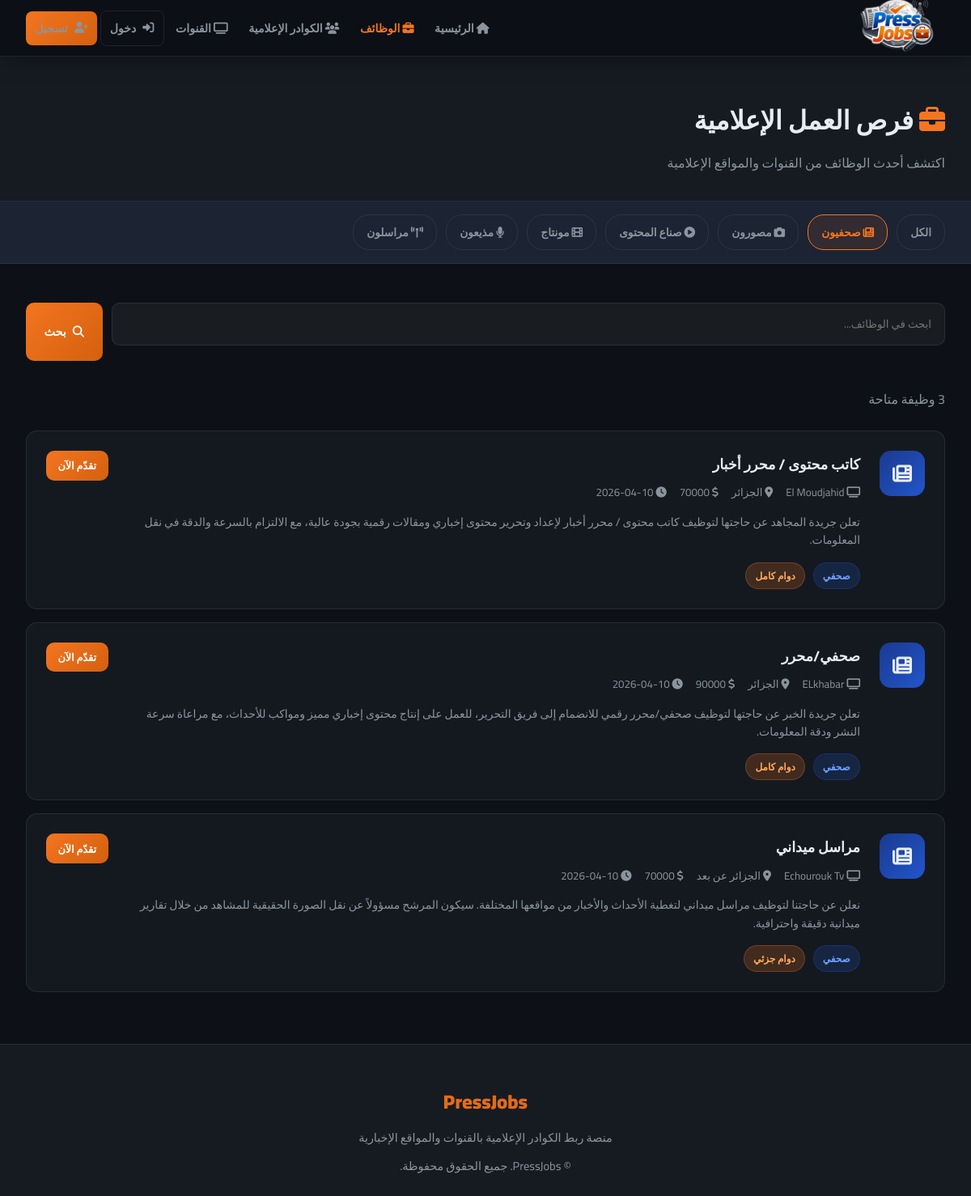
/jobs?category=journalist, run on the app's committed database.
### tables this page shows
CREATE TABLE jobs (
        id INTEGER PRIMARY KEY AUTOINCREMENT,
        channel_id INTEGER NOT NULL,
        title TEXT NOT NULL,
        description TEXT NOT NULL,
        category TEXT NOT NULL,
        location TEXT,
        job_type TEXT,
        salary TEXT,
        requirements TEXT,
        created_at TEXT DEFAULT CURRENT_TIMESTAMP,
        FOREIGN KEY(channel_id) REFERENCES users(id)
    );

CREATE TABLE users (
        id INTEGER PRIMARY KEY AUTOINCREMENT,
        name TEXT NOT NULL,
        email TEXT UNIQUE NOT NULL,
        password TEXT NOT NULL,
        account_type TEXT NOT NULL,
        bio TEXT,
        location TEXT,
        skills TEXT,
        education TEXT,
        experience TEXT,
        profile_image TEXT,
        created_at TEXT DEFAULT CURRENT_TIMESTAMP
    , last_name TEXT, gender TEXT, civil_status TEXT, specialty TEXT, years_experience TEXT, preferred_channels TEXT, extra_skills TEXT, cv_filename TEXT, intro_video TEXT, article_links TEXT, channel_type TEXT, cover_image TEXT, is_admin INTEGER DEFAULT 0);

### app.py (the view)
@app.route('/jobs')
def jobs():
    category = request.args.get('category', '')
    search   = request.args.get('search', '')
    conn = get_db()
    query = '''SELECT jobs.*, users.name as channel_name FROM jobs
               JOIN users ON jobs.channel_id = users.id WHERE 1=1'''
    params = []
    if category:
        query += ' AND jobs.category=?'
        params.append(category)
    if search:
        query += ' AND (jobs.title LIKE ? OR jobs.description LIKE ?)'
        params.extend([f'%{search}%', f'%{search}%'])
    query += ' ORDER BY jobs.created_at DESC'
    all_jobs = conn.execute(query, params).fetchall()
    conn.close()
    return render_template('jobs.html', jobs=all_jobs, category=category, search=search)

### app.py (called while the page is built)
def get_db():
    conn = sqlite3.connect(DB_PATH)
    conn.row_factory = sqlite3.Row
    return conn

### templates/jobs.html (shortened to what this page needs)
{% extends 'base.html' %}
{% block content %}
<div class="page-header">
    <div style="max-width:1200px;margin:0 auto">
        <h1><i class="fas fa-briefcase" style="color:var(--orange)"></i> فرص العمل الإعلامية</h1>
        <p>اكتشف أحدث الوظائف من القنوات والمواقع الإعلامية</p>
    </div>
</div>
<div class="filter-bar">
    <a href="/jobs" {% if not category %}class="active"{% endif %}>الكل</a>
    <a href="/jobs?category=journalist" {% if category=='journalist' %}class="active"{% endif %}><i class="fas fa-newspaper"></i> صحفيون</a>
    <a href="/jobs?category=photographer" {% if category=='photographer' %}class="active"{% endif %}><i class="fas fa-camera"></i> مصورون</a>
    <a href="/jobs?category=content" {% if category=='content' %}class="active"{% endif %}><i class="fas fa-play-circle"></i> صناع المحتوى</a>
    <a href="/jobs?category=editor" {% if category=='editor' %}class="active"{% endif %}><i class="fas fa-film"></i> مونتاج</a>
    <a href="/jobs?category=presenter" {% if category=='presenter' %}class="active"{% endif %}><i class="fas fa-microphone"></i> مذيعون</a>
    <a href="/jobs?category=reporter" {% if category=='reporter' %}class="active"{% endif %}><i class="fas fa-broadcast-tower"></i> مراسلون</a>
</div>
<div class="jobs-layout">
    <form class="search-form" method="get">
        <input class="form-group input" type="text" name="search" value="{{ search }}" placeholder="ابحث في الوظائف..." style="padding:0.8rem 1rem;background:rgba(255,255,255,0.05);border:1.5px solid var(--border);border-radius:10px;color:var(--text);font-family:inherit;outline:none">
        <button type="submit" class="btn btn-primary"><i class="fas fa-search"></i> بحث</button>
    </form>
    {% if jobs %}
    <p style="color:var(--text-muted);margin-bottom:1.5rem">{{ jobs|length }} وظيفة متاحة</p>
    {% for job in jobs %}
    <a href="/job/{{ job.id }}" class="job-list-card">
        <div class="jlc-icon"><i class="fas fa-{{ {'journalist':'newspaper','photographer':'camera','content':'play-circle','editor':'film','presenter':'microphone','reporter':'broadcast-tower'}.get(job.category, 'briefcase') }}"></i></div>
        <div class="jlc-body">
            <h3>{{ job.title }}</h3>
            <div class="jlc-meta">
                <span><i class="fas fa-tv"></i> {{ job.channel_name }}</span>
                {% if job.location %}<span><i class="fas fa-map-marker-alt"></i> {{ job.location }}</span>{% endif %}
                {% if job.salary %}<span><i class="fas fa-dollar-sign"></i> {{ job.salary }}</span>{% endif %}
                <span><i class="fas fa-clock"></i> {{ job.created_at[:10] }}</span>
            </div>
            <p class="jlc-excerpt">{{ job.description }}</p>
            <div class="jlc-footer">
                <span class="badge badge-blue">{{ {'journalist':'صحفي','photographer':'مصور','content':'صانع محتوى','editor':'مونتير','presenter':'مذيع','reporter':'مراسل'}.get(job.category, job.category) }}</span>
                {% if job.job_type %}<span class="badge badge-orange">{{ job.job_type }}</span>{% endif %}
            </div>
        </div>
        <span class="btn btn-primary btn-sm">تقدّم الآن</span>
    </a>
    {% endfor %}
    {% else %}
    <div class="empty-state">
        <i class="fas fa-briefcase"></i>
        <h3 style="margin-bottom:0.5rem">لا توجد وظائف</h3>
        <p>لم يتم العثور على وظائف مطابقة لبحثك</p>
    </div>
    {% endif %}
</div>
{% endblock %}

### templates/base.html (style rules this page uses)
:root { --blue: #1a3a8f; --blue-mid: #2255cc; --orange: #f47520; --orange-dark: #d4600e; --dark: #0d1117; --dark2: #161b22; --dark3: #1c2333; --border: rgba(255,255,255,0.08); --text: #e6edf3; --text-muted: #8b949e; --card-bg: rgba(22, 27, 34, 0.9); --gradient-blue: linear-gradient(135deg, #1a3a8f, #2255cc); --gradient-orange: linear-gradient(135deg, #f47520, #d4600e); --gradient-hero: linear-gradient(135deg, #0d1117 0%, #1a2240 50%, #0d1117 100%); }
* { margin: 0; padding: 0; box-sizing: border-box; }
body { font-family: 'Cairo', 'Tajawal', sans-serif; background: var(--dark); color: var(--text); direction: rtl; overflow-x: hidden; }
.btn { display: inline-flex; align-items: center; gap: 0.5rem; padding: 0.6rem 1.4rem; border-radius: 10px; font-family: inherit; font-weight: 700; cursor: pointer; transition: all 0.3s; text-decoration: none; border: none; font-size: 0.9rem; }
.btn-primary { background: var(--gradient-orange); color: white; }
.btn-sm { padding: 0.4rem 0.9rem; font-size: 0.8rem; }
.badge { display: inline-flex; align-items: center; gap: 0.3rem; padding: 0.25rem 0.7rem; border-radius: 20px; font-size: 0.75rem; font-weight: 700; }
.badge-blue { background: rgba(34,85,204,0.2); color: #6fa0ff; border: 1px solid rgba(34,85,204,0.3); }
.badge-orange { background: rgba(244,117,32,0.2); color: #ffaa5c; border: 1px solid rgba(244,117,32,0.3); }
.form-group { margin-bottom: 1.2rem; }

### templates/jobs.html (style rules this page uses)
.page-header { background: var(--dark2); border-bottom: 1px solid var(--border); padding: 3rem 2rem 2rem; }
.page-header h1 { font-size: 2rem; font-weight: 900; margin-bottom: 0.5rem; }
.page-header p { color: var(--text-muted); }
.filter-bar { background: var(--dark3); border-bottom: 1px solid var(--border); padding: 1rem 2rem; display: flex; gap: 0.7rem; flex-wrap: wrap; align-items: center; }
.filter-bar a { padding: 0.5rem 1rem; border-radius: 20px; border: 1.5px solid var(--border); color: var(--text-muted); text-decoration: none; font-size: 0.85rem; font-weight: 600; transition: all 0.3s; }
.filter-bar a:hover, .filter-bar a.active { border-color: var(--orange); color: var(--orange); background: rgba(244,117,32,0.1); }
.jobs-layout { max-width: 1200px; margin: 0 auto; padding: 3rem 2rem; }
.job-list-card { background: var(--card-bg); border: 1px solid var(--border); border-radius: 14px; padding: 1.5rem; margin-bottom: 1rem; display: flex; align-items: flex-start; gap: 1.5rem; transition: all 0.3s; text-decoration: none; color: inherit; }
.jlc-icon { width: 56px; height: 56px; border-radius: 14px; background: var(--gradient-blue); display: flex; align-items: center; justify-content: center; font-size: 1.5rem; flex-shrink: 0; }
.jlc-body { flex: 1; }
.jlc-body h3 { font-size: 1.1rem; font-weight: 700; margin-bottom: 0.4rem; }
.jlc-meta { display: flex; align-items: center; gap: 1rem; color: var(--text-muted); font-size: 0.83rem; flex-wrap: wrap; margin-bottom: 0.8rem; }
.jlc-excerpt { color: var(--text-muted); font-size: 0.87rem; line-height: 1.6; display: -webkit-box; -webkit-line-clamp: 2; -webkit-box-orient: vertical; overflow: hidden; }
.jlc-footer { display: flex; align-items: center; gap: 0.6rem; margin-top: 1rem; flex-wrap: wrap; }
.search-form { display: flex; gap: 0.7rem; margin-bottom: 2rem; flex-wrap: wrap; }
.search-form input, .search-form select { flex: 1; min-width: 180px; }

### data on the page
jobs: title "كاتب محتوى / محرر أخبار", channel_name "El Moudjahid", location "الجزائر", salary "70000", created_at "2026-04-10", description "تعلن جريدة المجاهد عن حاجتها لتوظيف كاتب محتوى / محرر أخبار لإعداد وتحرير محتوى إخباري ومقالات رقمية بجودة عالية، مع الالتزام بالسرعة والدقة في نقل المعلومات.", category "صحفي", job_type "دوام كامل"
jobs: title "صحفي/محرر", channel_name "ELkhabar", location "الجزائر", salary "90000", created_at "2026-04-10", description "تعلن جريدة الخبر عن حاجتها لتوظيف صحفي/محرر رقمي للانضمام إلى فريق التحرير، للعمل على إنتاج محتوى إخباري مميز ومواكب للأحداث، مع مراعاة سرعة النشر ودقة المعلومات.", category "صحفي", job_type "دوام كامل"
jobs: title "مراسل ميداني", channel_name "Echourouk Tv", location "الجزائر عن بعد", salary "70000", created_at "2026-04-10", description "نعلن عن حاجتنا لتوظيف مراسل ميداني لتغطية الأحداث والأخبار من مواقعها المختلفة. سيكون المرشح مسؤولاً عن نقل الصورة الحقيقية للمشاهد من خلال تقارير ميدانية دقيقة واحترافية.", category "صحفي", job_type "دوام جزئي"
